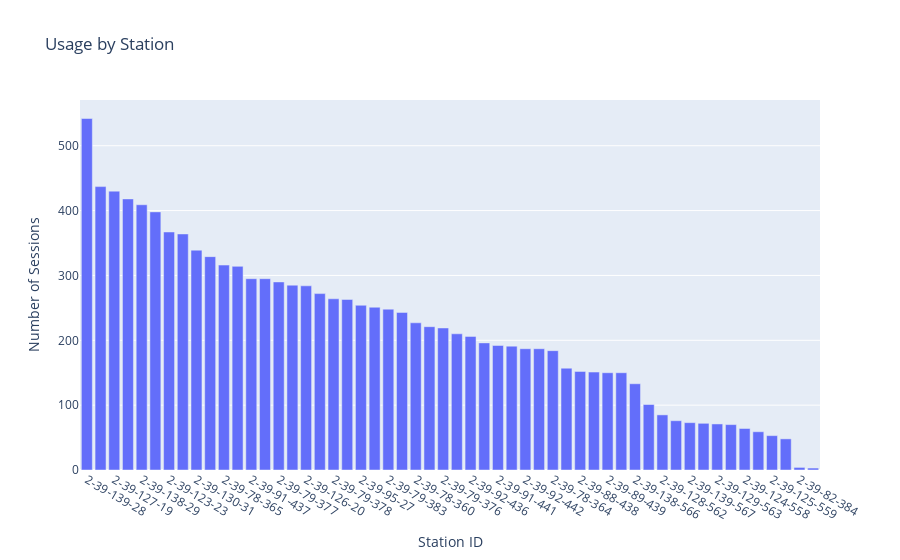
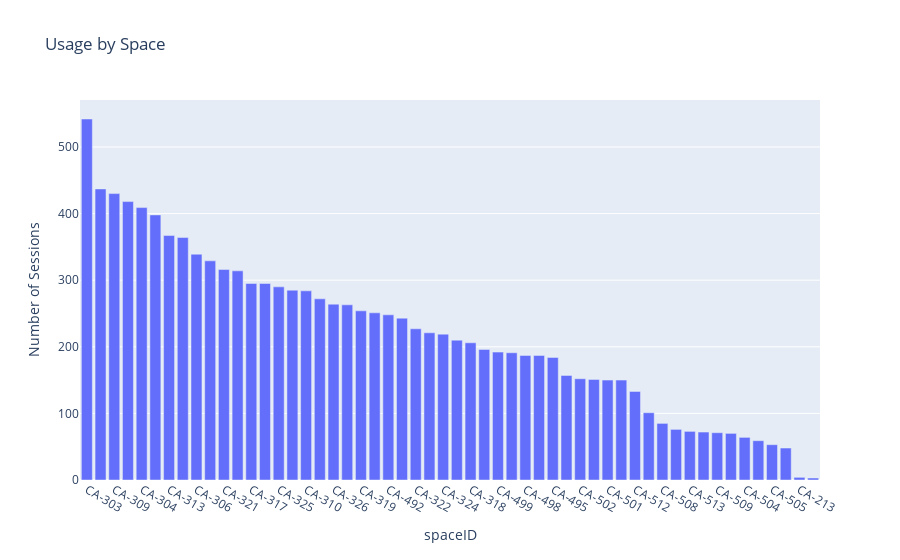
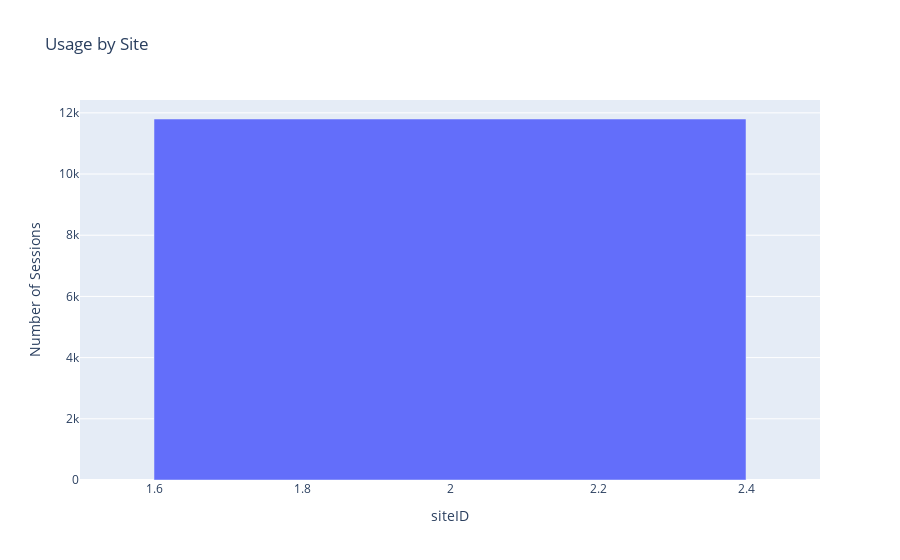

Here is the notebook cell these charts were saved with, in order:
### Code cell
import plotly.express as px

station_counts = df['stationID'].value_counts().reset_index()
station_counts.columns = ['stationID', 'Usage']

space_counts = df['spaceID'].value_counts().reset_index()
space_counts.columns = ['spaceID', 'Usage']

site_counts = df['siteID'].value_counts().reset_index()
site_counts.columns = ['siteID', 'Usage']

# Create an interactive bar chart for station usage
fig_station = px.bar(
    station_counts,
    x='stationID',
    y='Usage',
    title='Usage by Station',
    labels={'stationID': 'Station ID', 'Usage': 'Number of Sessions'}
)
fig_station.show()

# Create an interactive bar chart for space usage
fig_space = px.bar(
    space_counts,
    x='spaceID',
    y='Usage',
    title='Usage by Space',
    labels={'space': 'Space', 'Usage': 'Number of Sessions'}
)
fig_space.show()

# Create an interactive bar chart for site usage
fig_site = px.bar(
    site_counts,
    x='siteID',
    y='Usage',
    title='Usage by Site',
    labels={'site': 'Site', 'Usage': 'Number of Sessions'}
)
fig_site.show()

### Figure 1 — Plotly figure (JSON) as saved in the notebook; plotly's stock layout.template omitted (floating-point values rounded to 4 significant figures)
{"data": [{"hovertemplate": "Station ID=%{x}<br>Number of Sessions=%{y}<extra></extra>", "legendgroup": "", "marker": {"color": "#636efa", "pattern": {"shape": ""}}, "name": "", "orientation": "v", "showlegend": false, "textposition": "auto", "type": "bar", "x": ["2-39-139-28", "2-39-131-30", "2-39-127-19", "2-39-129-17", "2-39-138-29", "2-39-125-21", "2-39-123-23", "2-39-89-25", "2-39-130-31", "2-39-79-380", "2-39-78-365", "2-39-128-18", "2-39-91-437", "2-39-79-379", "2-39-79-377", "2-39-78-366", "2-39-126-20", "2-39-124-22", "2-39-79-378", "2-39-88-24", "2-39-95-27", "2-39-79-381", "2-39-79-383", "2-39-78-363", "2-39-78-360", "2-39-78-367", "2-39-79-376", "2-39-90-26", "2-39-92-436", "2-39-78-361", "2-39-91-441", "2-39-79-382", "2-39-92-442", "2-39-78-362", "2-39-78-364", "2-39-90-440", "2-39-88-438", "2-39-123-557", "2-39-89-439", "2-39-95-444", "2-39-138-566", "2-39-130-564", "2-39-128-562", "2-39-131-565", "2-39-139-567", "2-39-127-561", "2-39-129-563", "2-39-126-560", "2-39-124-558", "2-39-83-386", "2-39-125-559", "2-39-83-387", "2-39-82-384", "2-39-82-385"], "xaxis": "x", "y": [542, 437, 430, 418, 409, 398, 367, 364, 339, 329, 316, 314, 295, 295, 290, 285, 284, 272, 264, 263, 254, 251, 248, 243, 227, 221, 219, 210, 206, 196, 192, 191, 187, 187, 184, 157, 152, 151, 150, 150, 133, 101, 85, 76, 73, 72, 71, 70, 64, 59, 53, 48, 4, 3], "yaxis": "y"}], "layout": {"barmode": "relative", "legend": {"tracegroupgap": 0}, "title": {"text": "Usage by Station"}, "xaxis": {"anchor": "y", "domain": [0, 1], "title": {"text": "Station ID"}}, "yaxis": {"anchor": "x", "domain": [0, 1], "title": {"text": "Number of Sessions"}}}}

### Figure 2 — Plotly figure (JSON) as saved in the notebook; plotly's stock layout.template omitted (floating-point values rounded to 4 significant figures)
{"data": [{"hovertemplate": "spaceID=%{x}<br>Number of Sessions=%{y}<extra></extra>", "legendgroup": "", "marker": {"color": "#636efa", "pattern": {"shape": ""}}, "name": "", "orientation": "v", "showlegend": false, "textposition": "auto", "type": "bar", "x": ["CA-303", "CA-305", "CA-309", "CA-307", "CA-304", "CA-311", "CA-313", "CA-315", "CA-306", "CA-489", "CA-321", "CA-308", "CA-317", "CA-327", "CA-325", "CA-323", "CA-310", "CA-312", "CA-326", "CA-314", "CA-319", "CA-490", "CA-492", "CA-320", "CA-322", "CA-494", "CA-324", "CA-316", "CA-318", "CA-493", "CA-499", "CA-491", "CA-498", "CA-496", "CA-495", "CA-500", "CA-502", "CA-503", "CA-501", "CA-497", "CA-512", "CA-510", "CA-508", "CA-511", "CA-513", "CA-507", "CA-509", "CA-506", "CA-504", "CA-212", "CA-505", "CA-149", "CA-213", "CA-148"], "xaxis": "x", "y": [542, 437, 430, 418, 409, 398, 367, 364, 339, 329, 316, 314, 295, 295, 290, 285, 284, 272, 264, 263, 254, 251, 248, 243, 227, 221, 219, 210, 206, 196, 192, 191, 187, 187, 184, 157, 152, 151, 150, 150, 133, 101, 85, 76, 73, 72, 71, 70, 64, 59, 53, 48, 4, 3], "yaxis": "y"}], "layout": {"barmode": "relative", "legend": {"tracegroupgap": 0}, "title": {"text": "Usage by Space"}, "xaxis": {"anchor": "y", "domain": [0, 1], "title": {"text": "spaceID"}}, "yaxis": {"anchor": "x", "domain": [0, 1], "title": {"text": "Number of Sessions"}}}}

### Figure 3 — Plotly figure (JSON) as saved in the notebook; plotly's stock layout.template omitted (floating-point values rounded to 4 significant figures)
{"data": [{"hovertemplate": "siteID=%{x}<br>Number of Sessions=%{y}<extra></extra>", "legendgroup": "", "marker": {"color": "#636efa", "pattern": {"shape": ""}}, "name": "", "orientation": "v", "showlegend": false, "textposition": "auto", "type": "bar", "x": [2], "xaxis": "x", "y": [11799], "yaxis": "y"}], "layout": {"barmode": "relative", "legend": {"tracegroupgap": 0}, "title": {"text": "Usage by Site"}, "xaxis": {"anchor": "y", "domain": [0, 1], "title": {"text": "siteID"}}, "yaxis": {"anchor": "x", "domain": [0, 1], "title": {"text": "Number of Sessions"}}}}
